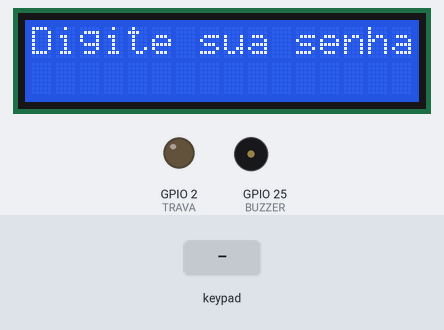
A program run on a simulated ESP32. Parts: 16×2 character LCD, output pins drawn as LEDs (lit = HIGH), buzzer (waves = sounding, pin HIGH). Inputs (shaded band) come from the test bench.

Above: at 1.2 s.
1.3 s: keypad keys 1 2 3 A # pressed 0.4 s apart
At 4.4 s:
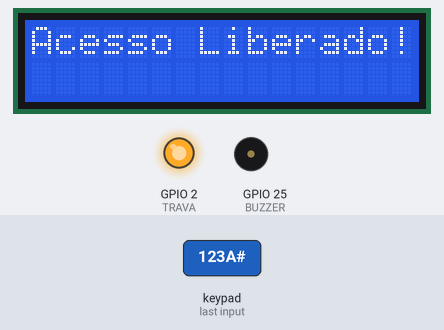
4.8 s: key '#' pressed
7.8 s: keypad keys 1 2 3 A * pressed 0.4 s apart
11.3 s: keypad keys 1 2 3 A A pressed 0.4 s apart
At 14.6 s:
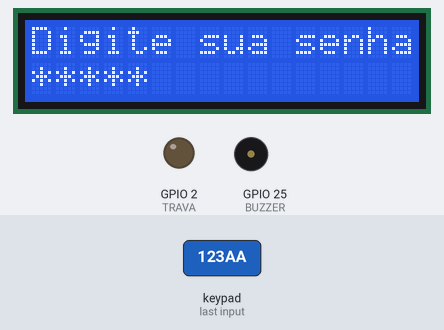
15.3 s: key '1' pressed
At 16.3 s:
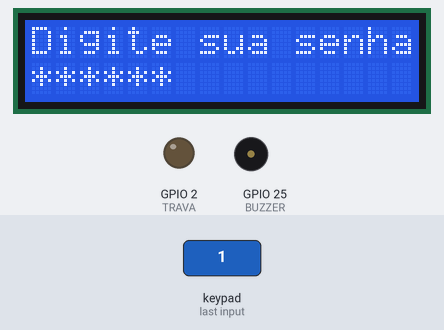
16.9 s: keypad keys 1 2 3 A D pressed 0.4 s apart
At 19.7 s:
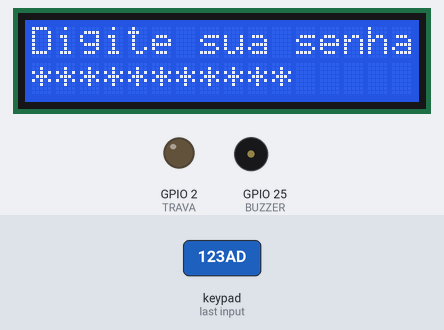
Timing chart, 0 to 21.2 s (numbered marks = the images above; inputs shaded):
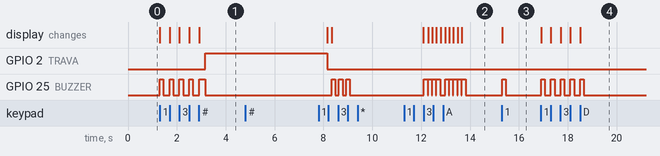

Measured:
- after the input at 1.3 s, GPIO 2 (TRAVA): LOW → HIGH after 1.9 s; GPIO 25 (BUZZER): goes 4 × (HIGH 0.15 s, LOW 0.26 s), HIGH 0.25 s, then LOW, starting at once; the display: first changes at once (image 1 shows a later state)
- after the input at 4.8 s, every drawn part: stays the same
- after the input at 11.3 s, the display: first differs from a run without the input after 1.7 s (image 2 shows a later state)
- after the input at 15.3 s, GPIO 25 (BUZZER): LOW → HIGH at once, → LOW 0.15 s later; the display: changes at once (image 3)
- after the input at 16.9 s, GPIO 25 (BUZZER): alternates HIGH for 0.15 s and LOW for 0.25 s, 10 changes in all, then stays LOW, starting at once; the display: first changes at once (image 4 shows a later state)

The program:

main.cpp
```cpp
// Inclusão das blibliotecas utilizadas
#include "Keypad.h"
#include <LiquidCrystal.h>

// Define os GPIOs a serem utilizados
#define TRAVA 2
#define BUZZER 25

// Define uma senha padrão para o acesso
const String SENHA_DO_COFRE = "123A";
// Variável que recebe a senha
String senha_digitada = "";
// Variável que concatena os símbolos de "*" que aparecerão no LCD
String senha_oculta = "";

// Define as quantidades de linhas e colunas que serão utilizadas no teclado
const byte LINHAS = 4;
const byte COLUNAS = 4;

// Matriz dos valores que serão utilizadas quando as teclas forem pressionadas
char teclas[LINHAS][COLUNAS] = {
    {'1', '2', '3', 'A'},
    {'4', '5', '6', 'B'},
    {'7', '8', '9', 'C'},
    {'*', '0', '#', 'D'}};

// Indica os Gpios que serão utilizados no esp-32
byte linhasGpio[LINHAS] = {23, 22, 21, 19};
byte colunasGpio[COLUNAS] = {18, 5, 4, 15};

// Faz o mapeamento das teclas de acordo com o teclado
Keypad keypad = Keypad(makeKeymap(teclas), linhasGpio, colunasGpio, LINHAS, COLUNAS);

// Faz o mapeamento do LCD
LiquidCrystal lcd(27, 13, 14, 17, 16, 26);

// Função que contém a configuração inicial do LCD
void telaInicial()
{
  lcd.clear();
  lcd.print("Digite sua senha");
}

// Função que limpa o que tiver contido nas variáveis de senha
void limpaSenhas()
{
  senha_digitada = "";
  senha_oculta = "";
}

// Função de configuração inicial do microcontrolador
void setup()
{
  // Taxa de transferência de bits por segundo
  Serial.begin(9600);
  // Define os GPIOs como saída
  pinMode(BUZZER, OUTPUT);
  pinMode(TRAVA, OUTPUT);
  // Define o tamanho do LCD, colunas e linhas respectivamente
  lcd.begin(16, 2);
  // Chama a função telaInicial
  telaInicial();
}

// Função de repetição
void loop()
{
  // Variável armazena a tecla digitada
  char tecla_pressionada = keypad.getKey();

  // Verifica se uma tecla foi pressionada
  if (tecla_pressionada)
  {

    // Testa se a tecla pressionada possui o valor "*"
    if (tecla_pressionada == '*')
    // Bloco responsável por retornar a configuração inicial
    {
      telaInicial();
      limpaSenhas();
    } // Se o valor da tecla não foi "*", verifica se a tecla pressionada possui o valor "#"
    else if (tecla_pressionada == '#')
    {
      // Bloco responsável por verificar se a senha digitada está igual a padrão
      if (SENHA_DO_COFRE == senha_digitada)
      // Se a senha estiver correta, executa o bloco de código a seguir
      {
        // Limpa a tela, remove tudo que estiver escrito na tela
        lcd.clear();
        // Imprime na tela "Acesso Liberado!"
        lcd.print("Acesso Liberado!");
        // Emite um sinal sonoro
        digitalWrite(BUZZER, HIGH);
        // Aguarda 250 milissegundos
        delay(250);
        // Omite o sinal sonoro
        digitalWrite(BUZZER, LOW);
        // Abre a trava
        digitalWrite(TRAVA, HIGH);
        // Aguarda 5000 milissegundos
        delay(5000);
        // Fecha a trava
        digitalWrite(TRAVA, LOW);
        // Retorna as configurações iniciais
        limpaSenhas();
        telaInicial();
      }
      else
      // Se a senha estiver incorreta, executa o bloco de código a seguir
      {
        // Limpa a tela, remove tudo que estiver escrito na tela
        lcd.clear();
        // Imprime na tela "Acesso Negado!"
        lcd.print("Acesso Negado!");
        // Repete o bloco a seguir três vezes
        for (int i = 0; i < 3; i++)
        {
          // Aguarda 150 milissegundos
          delay(150);
          // Emite um sinal sonoro
          digitalWrite(BUZZER, HIGH);
          // Aguarda 150 milissegundos
          delay(150);
          // Omite o sinal sonoro
          digitalWrite(BUZZER, LOW);
        }
        // Aguarda 3000 milissegundos
        delay(3000);
        // Retorna as configurações iniciais
        limpaSenhas();
        telaInicial();
      }
    } // Se a tecla não teve o valor "*" nem "#", executa o bloco de código a seguir
    else
    {
      // Concatena na váriável as teclas que foram pressionadas
      senha_digitada += tecla_pressionada;
      // Concatena "*" na váriável a quantidade de vezes que a tecla foi pressionada
      senha_oculta += "*";
      // Imprime na tela o valor contido na variável senha_oculta
      lcd.print(senha_oculta);
      // Emite um sinal sonoro
      digitalWrite(BUZZER, HIGH);
      // Aguarda 150 milissegundos
      delay(150);
      // Omite o sinal sonoro
      digitalWrite(BUZZER, LOW);
    }
  }
  // Define a posição do ponteiro
  lcd.setCursor(0, 1);
}
```
